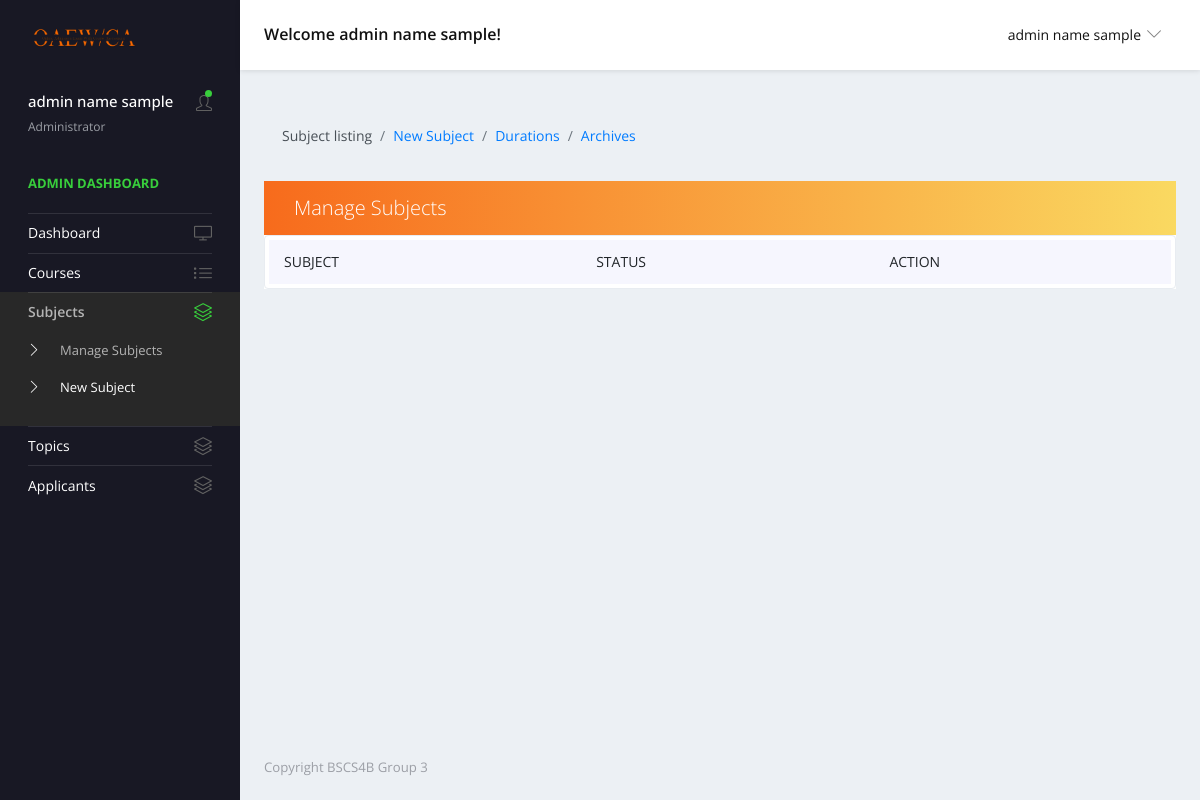
/views/manage-subjects.php (signed in), run on an earlier commit of the app's database.
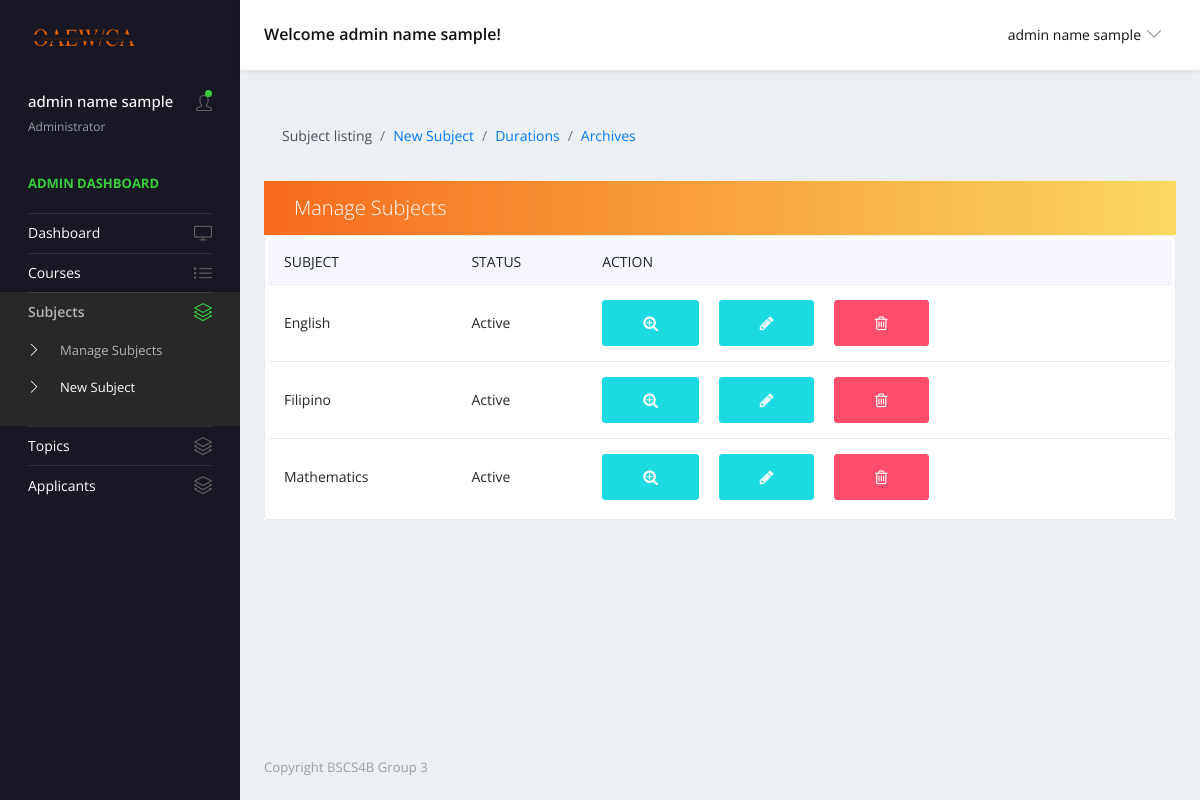
And on a later commit of the database.
### tables this page shows
CREATE TABLE `tbl_exam_subjects` (
  `subj_id` int(11) NOT NULL,
  `subj_name` varchar(255) NOT NULL,
  `subj_desc` varchar(255) NOT NULL,
  `subj_status` int(11) NOT NULL,
  `subj_timestamp` timestamp NOT NULL DEFAULT current_timestamp()
);

### forms/adminQueries.php (called while the page is built, shortened)
<?php
function getSubjects() {
    $url = 'localhost';
    $username = 'root';
    $password = '';
    $conn = new mysqli($url, $username, $password, 'project');
    $sql = mysqli_query($conn,
    "SELECT *
    FROM tbl_exam_subjects
    ");
    return mysqli_fetch_all($sql, MYSQLI_ASSOC);
}
?>

### views/manage-subjects.php (the view, shortened to what the changed rows need)
<?php
    include '../forms/adminQueries.php';
?>
<!DOCTYPE html>
<html lang="en">
  <head>
    <link rel="stylesheet" href="../vendors/simple-line-icons/css/simple-line-icons.css">
    <link rel="stylesheet" href="../vendors/flag-icon-css/css/flag-icon.min.css">
    <link rel="stylesheet" href="../vendors/css/vendor.bundle.base.css">
    <link rel="stylesheet" href="../vendors/daterangepicker/daterangepicker.css">
    <link rel="stylesheet" href="../vendors/chartist/chartist.min.css">
    <link rel="stylesheet" href="../assets/css/style-admin.css">
    <link rel="stylesheet" href="https://cdnjs.cloudflare.com/ajax/libs/font-awesome/4.7.0/css/font-awesome.min.css">
  </head>
  <body>
    <div class="container-scroller">
      <div class="container-fluid page-body-wrapper">
        <div class="main-panel">
        <div class="content-wrapper">
          <div class="row quick-action-toolbar">
            <div class="col-md-12 grid-margin">
              <div class="card">
                  <div class="table-responsive border rounded p-1">
                    <table class="table table-hover text-nowrap datatable">
                      <thead>
                        <tr>
                          <th scope="col">SUBJECT</th>
                          <th scope="col">STATUS</th>
                          <th scope="col">ACTION</th>
                        </tr>
                      </thead>
                      <tbody>
                        <?php
                        $rows = getSubjects();
                        $i = 0;
                        while ($i < count($rows)) {
                          $row = $rows[$i];
                          $id = $row['subj_id'];
                          $name = $row['subj_name'];
                          $state = $row['subj_status'];
                          $desc = $row['subj_desc'];
                          $stamp = $row['subj_timestamp'];
                          if ($state == 1){ $status = "Active";}
                          else if ($state == 0) { $status = "Inactive";}
                          echo "<tr>
                                    <td>" . $name . "</td>
                                    <td>" . $status . "</td>
                                    <td>" .
                            "<div class='d-flex '>
                                <form method='POST'>
                                <button type='button' id='expandbutton' class = 'btn btn-primary editbtn' data-bs-toggle='modal' data-bs-target='#expandmodal' data-exname='$name' data-exStatus='$state' data-exDesc='$desc' data-exTime='$stamp' onClick='expand(this)'>
                                <i class='fa fa-search-plus'></i>
                               </button>
                                <button type='button' id='editButton' class = 'btn btn-primary mx-3 editbtn' data-bs-toggle='modal' data-bs-target='#editmodal' data-editid='$id' data-editName='$name' data-status='$state' data-description='$desc' onClick='editSubject(this)'>
                                <i class='fa fa-pencil'></i>
                                </button>
                            <button type='button' class='btn btn-danger delbtn' data-bs-toggle='modal' data-bs-target='#delmodal' data-courseid='$id' data-question='$name' onClick='archiveCourse(this)'><i class='fa fa-trash-o'></i></button> </form>" .
                            "</div>" .
                            "</td>" .
                            "</td>
                                  </tr>";
                          $i++;
                        }
                        ?>
                      </tbody>
                    </table>
                      </div>
                  </div>
              </div>
          </div>
        </div>
      </div>
    </div>
    </div>
    <link href="../assets/vendor/simple-datatables/style.css" rel="stylesheet">
  </body>
</html>

What changed in the data, as far as the page shows it:
added tbl_exam_subjects: subj_name "English", subj_status "Active"
added tbl_exam_subjects: subj_name "Filipino", subj_status "Active"
added tbl_exam_subjects: subj_name "Mathematics", subj_status "Active"
